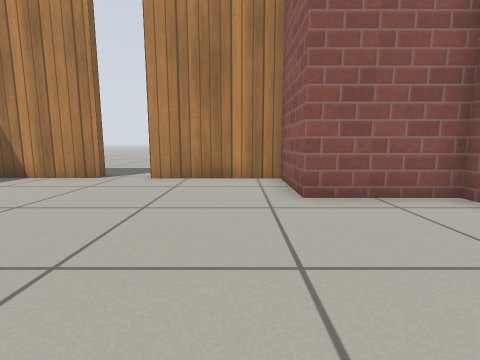
view 1 (above)

16 first-person views from a walk through a Gazebo world. The camera is 0.5 m above the floor, tilts 8° down and sees 85° across. The floor is counted in squares, 0.5 m on a side. Each view is taken from the middle of a square. On the plan, view 1 faces up. The plan holds only what a view shows up to about 11 squares ahead; the rest is blank. Simple patterns stand in for the simulator's built-in surfaces.

view 2
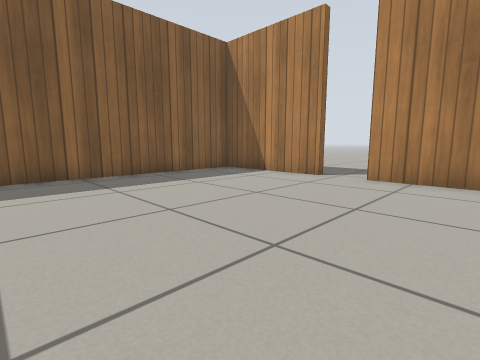

view 3
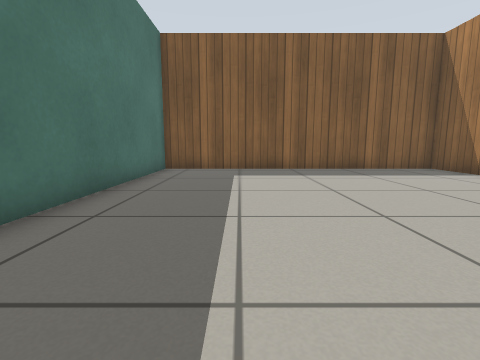

view 4
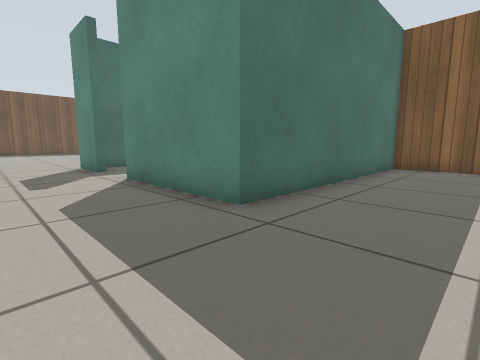

view 5
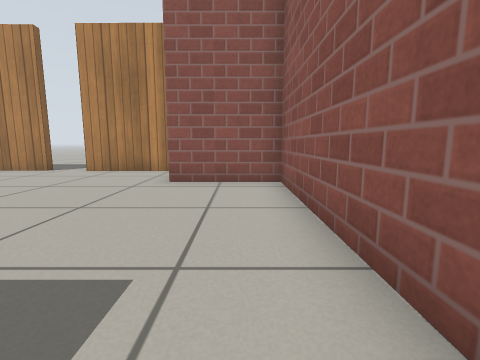

view 6
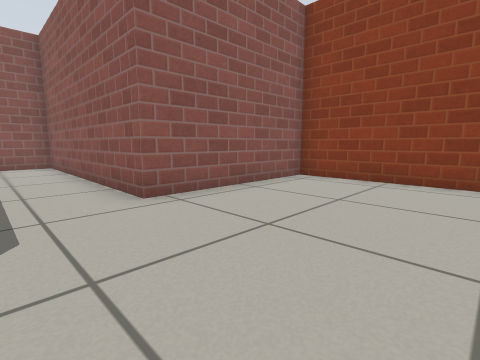

view 7
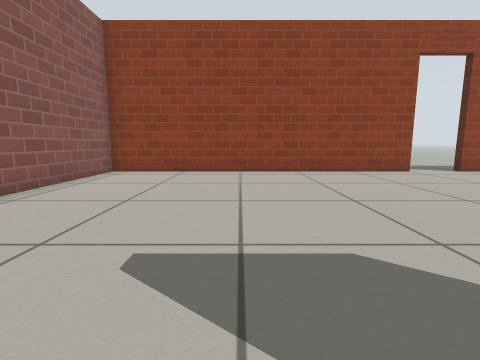

view 8
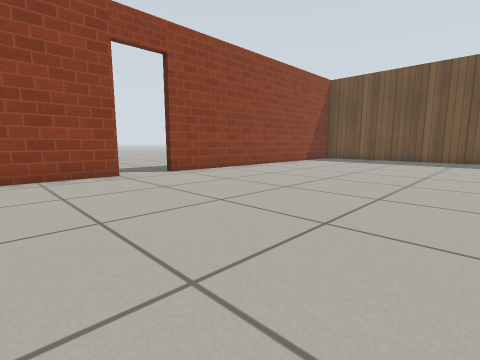

view 9
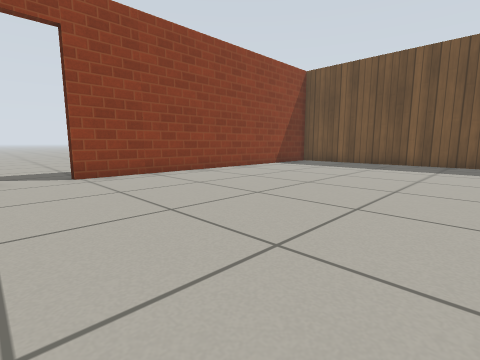

view 10
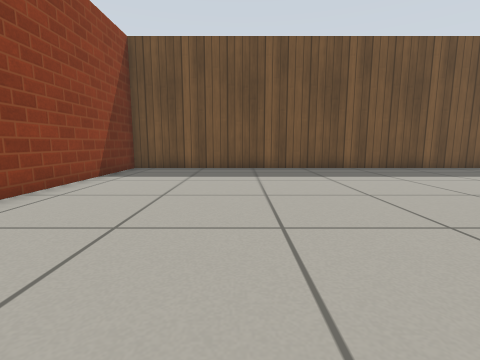

view 11
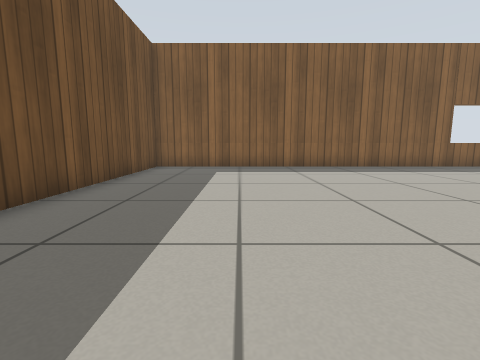

view 12
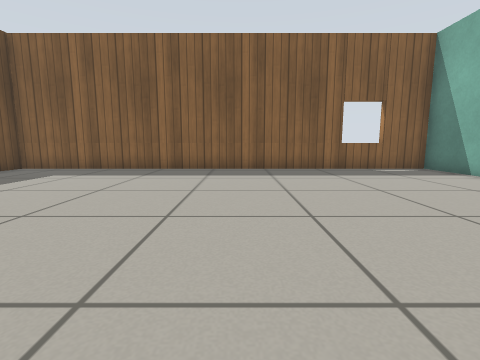

view 13
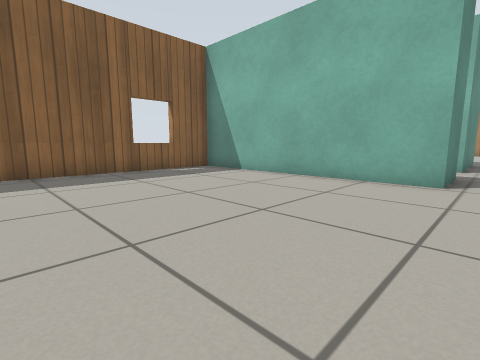

view 14
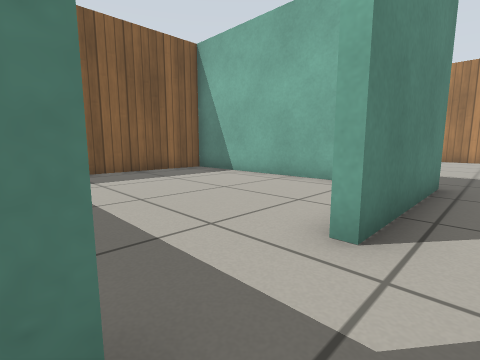

view 15
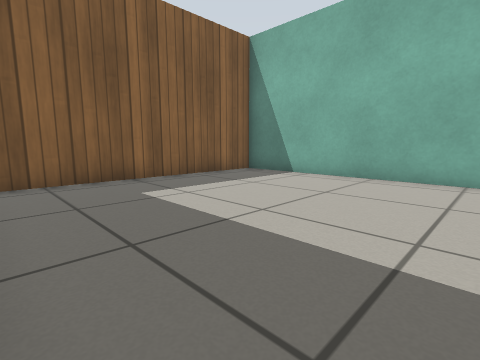

view 16
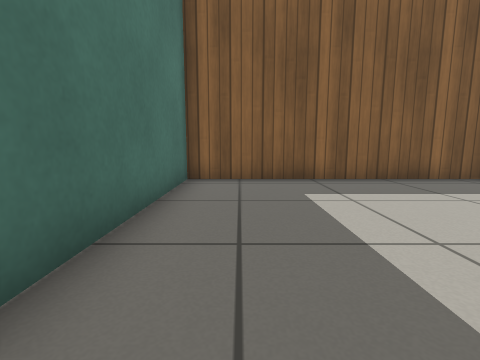

### Floor plan
Ten units are one square. View 1 is at (0, 0); x grows to the right and y downward. Boxes are objects, and circles mark ways between rooms. Rooms are numbered by the first view taken in them; rooms with no view inside come last. Other rooms are left out.
<svg viewBox="-88 -85 186 366">
<path fill="none" stroke="#000" d="M-40 -75 -83 -75 -83 29 1 29M41 25 41 -47 12 -47 12 -74 -26 -75M-2 98 1 98 1 118 -83 118 -83 276 93 276 93 158M93 141 93 35 41 35 41 25M1 29 1 75M-12 32 -83 32 -83 115 -6 115"/>
<circle cx="20" cy="30" r="3" fill="#2a7"/>
<circle cx="0" cy="85" r="3" fill="#2a7"/>
<text x="-20" y="-20">1</text>
<text x="20" y="170">2</text>
<text x="-40" y="70">3</text>
</svg>
Room 1 opens to room 2. Room 2 opens to room 3.

Where each view was taken, in squares from view 1:
view 1: 0 up, 0 right, facing up
view 2: 0 up, 0 right, facing up-left
view 3: 0 up, 2 right, facing left
view 4: 0 up, 3 right, facing down-left
view 5: 2 down, 3 right, facing up
view 6: 8 down, 2 right, facing up-right
view 7: 8 down, 0 right, facing right
view 8: 11 down, 1 right, facing down-right
view 9: 14 down, 1 right, facing down-right
view 10: 17 down, 5 right, facing down
view 11: 24 down, 3 right, facing left
view 12: 19 down, 2 right, facing left
view 13: 19 down, 1 right, facing up-left
view 14: 10 down, 1 right, facing up-left
view 15: 11 down, 1 left, facing up-left
view 16: 10 down, 1 left, facing left
